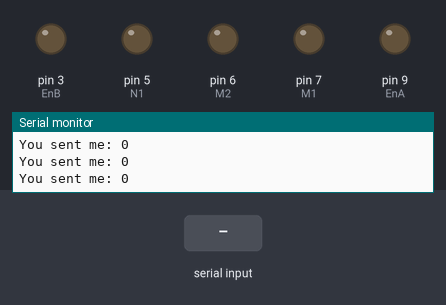
Simulated run of this sketch. Board: Arduino Uno, built with avr-gcc and run on an emulated ATmega328P. Shown: output pins drawn as LEDs (lit = HIGH), the last lines printed to the serial monitor. The test bench sets the inputs (shaded band).

Above: at 1.2 s.
1.3 s: "90,45\n" received over Serial
At 2.5 s:
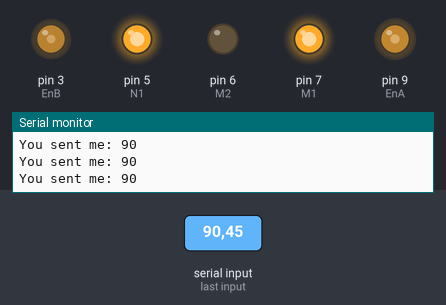
2.8 s: "5\n" received over Serial
At 3.8 s:
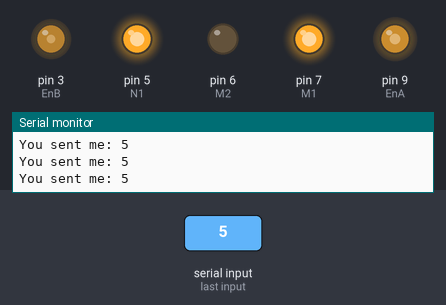
4.3 s: "30,150\n" received over Serial
At 4.9 s:
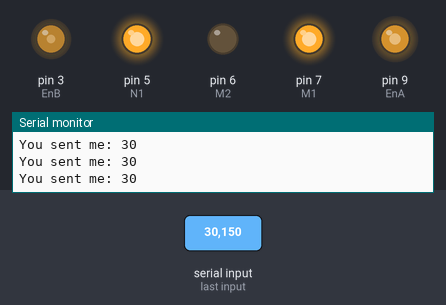
7.3 s: "200\n" received over Serial
At 8.0 s:
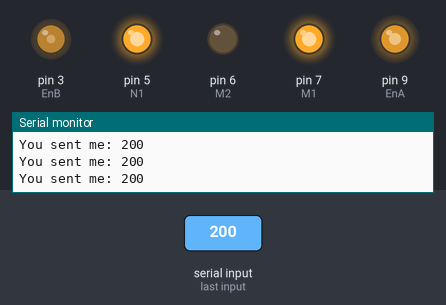
10.3 s: "90\n" received over Serial
At 10.7 s:
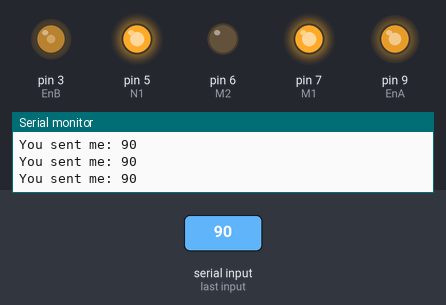
Timing chart, 0 to 12.8 s (numbered marks = the images above; inputs shaded):
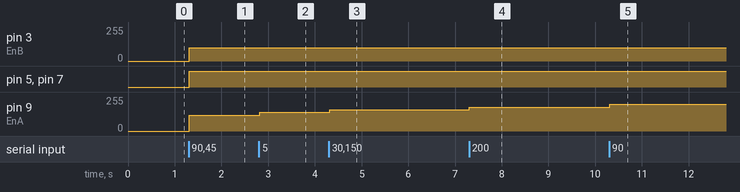

Measured:
- after the input at 1.3 s, pin 3 (EnB): 0/255 → 100/255 at once; pin 5 (N1), pin 7 (M1): LOW → HIGH at once; pin 9 (EnA): 0/255 → 120/255 at once
- after the input at 2.8 s, pin 9 (EnA): 120/255 → 140/255 at once
- after the input at 4.3 s, pin 9 (EnA): 140/255 → 160/255 at once
- after the input at 7.3 s, pin 9 (EnA): 160/255 → 180/255 at once
- after the input at 10.3 s, pin 9 (EnA): 180/255 → 200/255 at once

The sketch:

Arduino_final.ino
```cpp
const int led = 13;
String inString ="";

const int M1 = 7;
const int M2 = 6;
const int N1 = 5;
const int N2 = 4;
const int EnA = 9;
const int EnB = 3;

int intdata = 0;
int Lspeed = 100;
int Rspeed = 100;

void setup() {

  // This baud rate must match the one set up for Pi
  Serial.begin(9600);
  pinMode(M1, OUTPUT);
  pinMode(M2, OUTPUT);
  pinMode(N1, OUTPUT);
  pinMode(N1, OUTPUT);
  pinMode(EnA, OUTPUT);
  pinMode(EnB, OUTPUT);

}

void loop() {
  // If there is a serial message available
  if (Serial.available() > 0) {


    // Read it into our string
    String data = Serial.readStringUntil('\n');


    intdata= data.toInt();
    if (intdata > 320){

      Rspeed = Rspeed + 20;
      Lspeed = 100;

      analogWrite(EnA, Lspeed);
      analogWrite(EnB, Rspeed);

      digitalWrite(M1, HIGH);
      digitalWrite(M2, LOW);
      digitalWrite(N1, HIGH);
      digitalWrite(N2, LOW);
      }
      else if (intdata < 320){
        Lspeed = Lspeed + 20;
        Rspeed = 100;

        analogWrite(EnA, Lspeed);
        analogWrite(EnB, Rspeed);

        digitalWrite(M1, HIGH);
        digitalWrite(M2, LOW);
        digitalWrite(N1, HIGH);
        digitalWrite(N2, LOW);


      }
      else {
        Lspeed = 100;
        Rspeed = 100;

        analogWrite(EnA, Lspeed);
        analogWrite(EnB, Rspeed);

        digitalWrite(M1, HIGH);
        digitalWrite(M2, LOW);
        digitalWrite(N1, HIGH);
        digitalWrite(N2, LOW);
        }
      }

    String strdata = String(intdata);
    Serial.print("You sent me: ");
    Serial.println(strdata);


  }
```
